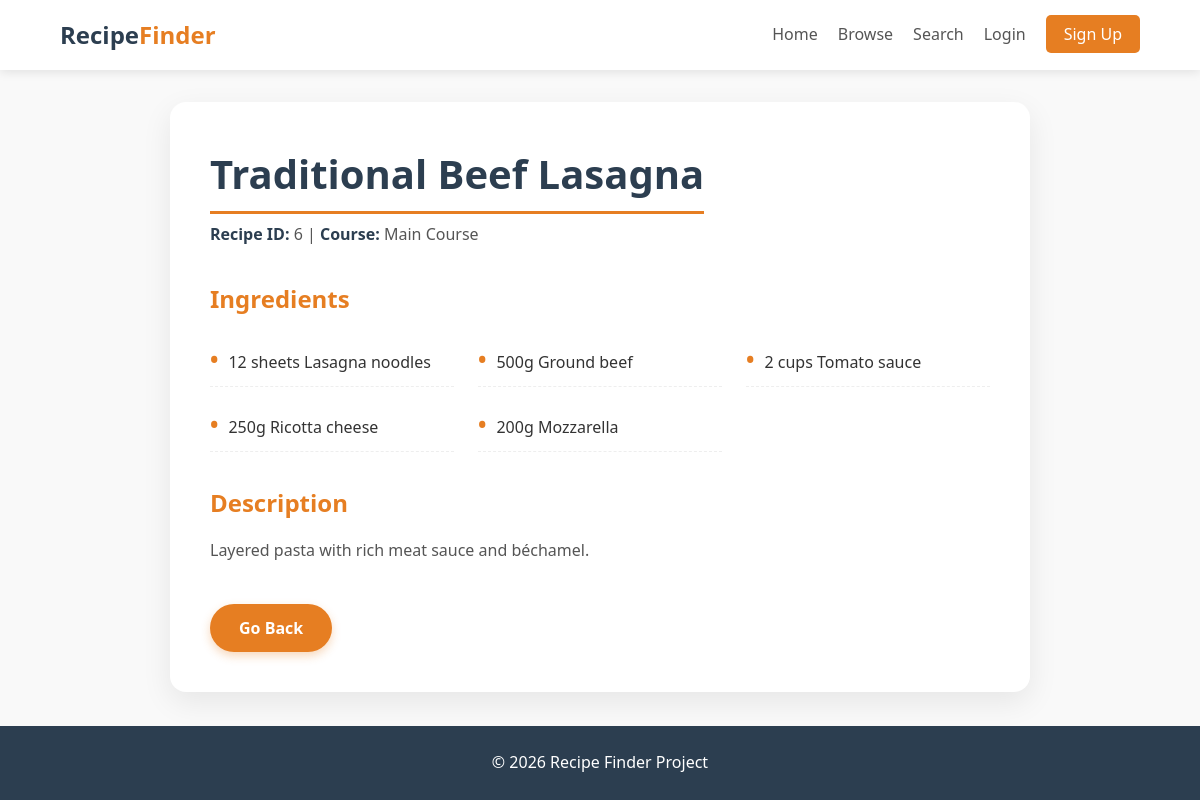
The app's page /recipes/recipe/6/ with its own data.
### recipes/models.py (models this page shows, shortened)
class Recipe(models.Model):
    COURSE_CHOICES = [
        ('Appetizers', 'Appetizers'),
        ('Main Course', 'Main Course'),
        ('Dessert', 'Dessert'),
        ('Beverages', 'Beverages'),
    ]
    id = models.CharField(max_length=20, primary_key=True)
    name = models.CharField(max_length=200, unique=True)
    course = models.CharField(max_length=20, choices=COURSE_CHOICES)
    description = models.TextField()
    image = models.ImageField(upload_to=recipe_image_upload_path, blank=True, null=True)
    created_by = models.ForeignKey(User, on_delete=models.SET_NULL, null=True, blank=True)
    created_at = models.DateTimeField(auto_now_add=True)
    updated_at = models.DateTimeField(auto_now=True)
    class Meta:
        ordering = ['name']

class Ingredient(models.Model):
    recipe = models.ForeignKey(Recipe, on_delete=models.CASCADE, related_name='ingredients')
    ingredient_id = models.CharField(max_length=20, blank=True)
    name = models.CharField(max_length=100, validators=[MinLengthValidator(2)])
    quantity = models.CharField(max_length=100)

### recipes/views.py (the view)
# urls.py: path('recipe/<str:pk>/', views.recipe_detail, name='recipe_detail'),
def recipe_detail(request, pk):
    recipe = get_object_or_404(Recipe, pk=pk)
    is_favorite = False
    if request.user.is_authenticated:
        is_favorite = Favorite.objects.filter(user=request.user, recipe=recipe).exists()
    return render(request, 'recipes/recipe_detail.html', {
        'recipe': recipe,
        'is_favorite': is_favorite,
    })

### accounts/context_processors.py (called while the page is built)
def account_nav(request):
    is_admin = False
    if request.user.is_authenticated and hasattr(request.user, 'profile'):
        is_admin = request.user.profile.account_type == 'admin'
    return {'user_is_admin': is_admin}

### templates/recipes/recipe_detail.html (shortened to what this page needs)
{% extends 'base.html' %}
{% load static %}
{% block extra_css %}
<link rel="stylesheet" href="{% static 'css/recipe-detail.css' %}">
{% endblock %}
{% block content %}
<div class="container">
    <div class="recipe-card">
        <h1>{{ recipe.name }}</h1>
        <p><strong>Recipe ID:</strong> {{ recipe.id }} | <strong>Course:</strong> {{ recipe.course }}</p>
        <h3>Ingredients</h3>
        <ul class="ingredients-list">
            {% for ing in recipe.ingredients.all %}
                <li>{{ ing.quantity }} {{ ing.name }}</li>
            {% endfor %}
        </ul>
        <h3>Description</h3>
        <p>{{ recipe.description }}</p>
        <button class="btn" onclick="history.back()">Go Back</button>
    </div>
</div>
{% endblock %}

### static_src/css/recipe-detail.css (style rules this page uses)
* { margin: 0; padding: 0; box-sizing: border-box; font-family: 'Segoe UI', Tahoma, Geneva, Verdana, sans-serif; }
body { background-color: #f9f9f9; color: #333; line-height: 1.6; min-height: 100vh; display: flex; flex-direction: column; }
.container { flex: 1; max-width: 900px; margin: 2rem auto; padding: 0 20px; width: 100%; }
.recipe-card { background: white; border-radius: 16px; box-shadow: 0 10px 30px rgba(0, 0, 0, 0.08); padding: 2.5rem; transition: transform 0.2s ease; }
.recipe-card h1 { color: #2c3e50; font-size: 2.5rem; margin-bottom: 0.5rem; border-bottom: 3px solid #e67e22; display: inline-block; padding-bottom: 5px; }
.recipe-card p { margin-bottom: 1.5rem; color: #555; }
.recipe-card strong { color: #2c3e50; font-weight: 600; }
.recipe-card h3 { margin: 2rem 0 1rem; color: #e67e22; font-size: 1.5rem; font-weight: 600; }
.ingredients-list { list-style: none; margin: 0 0 2rem; padding: 0; display: grid; grid-template-columns: repeat(auto-fill, minmax(220px, 1fr)); gap: 0.75rem 1.5rem; }
.ingredients-list li { padding: 0.5rem 0; border-bottom: 1px dashed #eee; font-size: 1rem; display: flex; align-items: baseline; }
.ingredients-list li::before { content: "•"; color: #e67e22; font-weight: bold; font-size: 1.4rem; margin-right: 10px; }
.btn { display: inline-block; background-color: #e67e22; color: white; border: none; padding: 12px 28px; border-radius: 40px; font-size: 1rem; font-weight: 600; text-decoration: none; cursor: pointer; transition: all 0.3s ease; box-shadow: 0 4px 10px rgba(230, 126, 34, 0.3); border: 1px solid transparent; margin-top: 1rem; }

### records on screen
Recipe: name "Traditional Beef Lasagna", id "6", course "Main Course", description "Layered pasta with rich meat sauce and béchamel."
Ingredient: quantity "12 sheets", name "Lasagna noodles"
Ingredient: quantity "500g", name "Ground beef"
Ingredient: quantity "2 cups", name "Tomato sauce"
Ingredient: quantity "250g", name "Ricotta cheese"
Ingredient: quantity "200g", name "Mozzarella"
